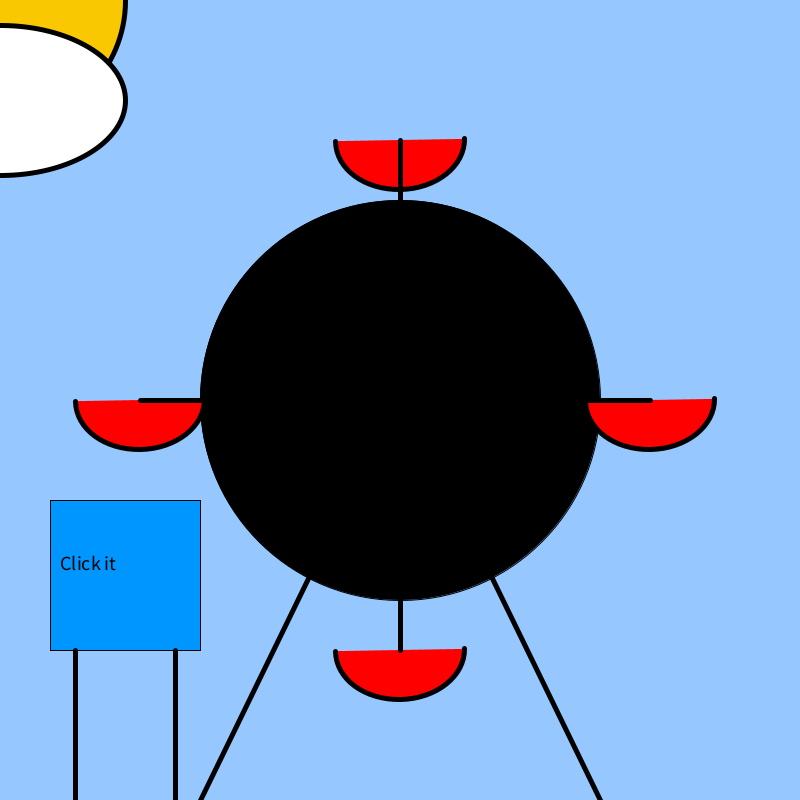
Frame 1 (no input)
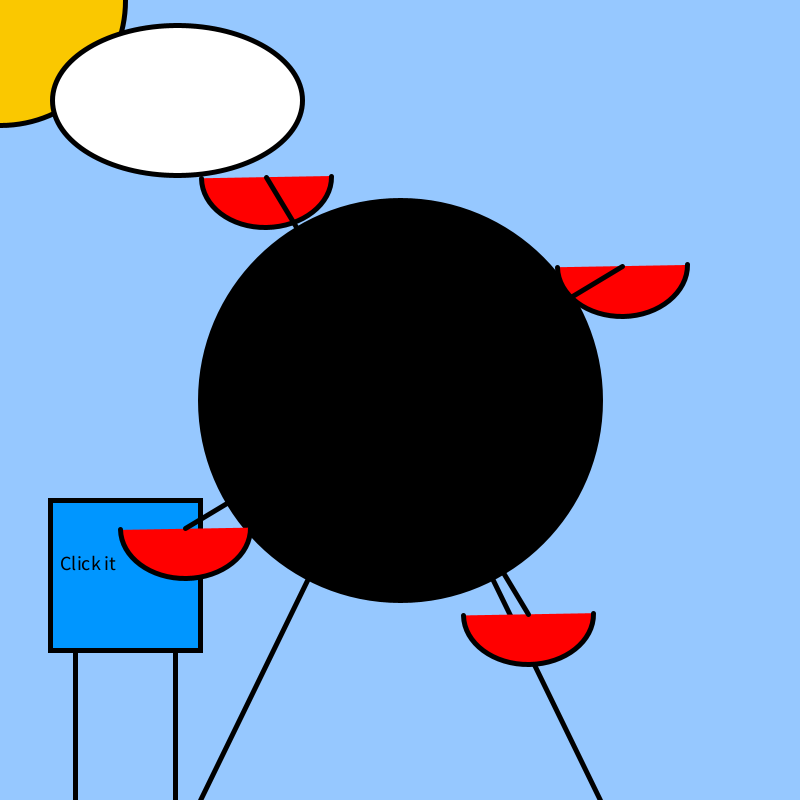
Frame 60 (the mouse pressed at the canvas centre just before this capture)
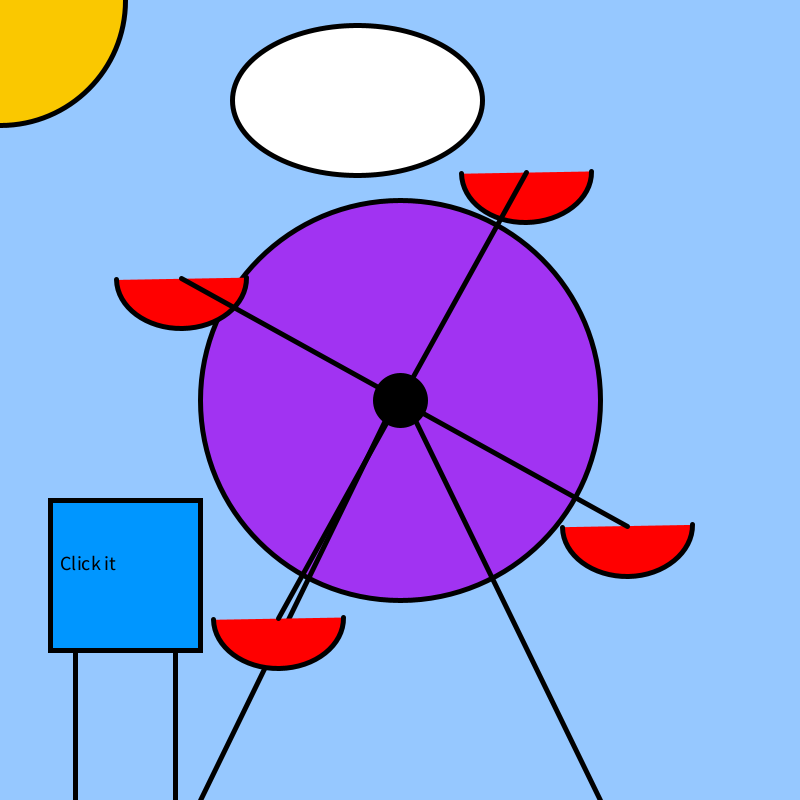
Frame 120 (the mouse held since frame 60 and released just before this capture)

The Processing sketch that drew these frames (run headless with seeded random() and noise(); from frame 60 on, the mouse is pressed at the canvas centre):

// Processing sketch: animation_semester1_project
// ── animation_semester1_project.pde
// My animation is a ferris wheel with four red carts rotating around the circle. I  
// also had added many other features to this ferris wheel animation. For example, I 
// added a moving cloud at the top.In addition,the words "or ticket" is added to "click it" 
// to complete the phrase once the cloud moves a certain amount.  I made a feature where 
// the ferris wheel changes to a different and random color.In the process of making the ferris 
// wheel animation I tried rotating the ferris wheel. However, as it rotated the
// ferris wheel carts flipped upside down. This is problematic because ferris wheel
// carts being upside down will lead to be people falling out and dying. This lead me
// to a solution of counter rotating the rotation to balance the rotation of the ferris 
//wheel cart, so it can stay upright and not go upside down. My inspiration for making this 
// project was that I went to ferris wheels every weekend when I was young (10 years old 
//and younger). I don't go to ferris wheel oftenly anymore, which made me miss them.
// This made want to make a ferris wheel, so I can reminisce about ferris wheel during
//times when I extremely miss them by refering to this animation. Lastly, I felt 
// a extreme connection to ferris wheel, while brainstorming ideas for animations
// because I miss riding ferris wheels a lot. This also made me inspire to design a 
// ferris wheel animation 

float x = 0;
float rotation = 0;
float r = 0;
float g = 0;
float b = 0;
int counter = 0;
String safety = "Click it ";
String punishment = "or ticket"; 


void setup () {
  size (800, 800);
}
void draw () {
  background(150, 200, 255); // blue color for the background 
  counter = counter + 1;
  if (counter == 300) {
    
    counter = 0;
  } else if(counter == 80) {
    r = random (250); 
    g = random (200);
    b = random (255);
  }
  
  fill (r, g, b);
  circle (400, 400, 400); // ferris wheel 


  fill (0,150,255); // color for the sign for "click it or ticket"
 rect (50,500,150,150); // sign for "click it or ticket"
 fill (0,0,0); // black color for "click it or ticket"
 textSize (20); // 20 is the size font for "click it or ticket"
text (safety,60,570); // text that states "click it or ticket" 

push ();
fill (0,0,0);
 strokeWeight (5);
 line (75,650,75,800); // base of the sign for "click it or ticket"
 line (175,650,175,800); // base of the sign for "click it or ticket"
 pop ();
 
  circle (400, 400, 50); // center of the ferris wheel serving basis support for ferris wheel carts
  fill (255,0,0); // color red - ferris wheel carts 
  strokeWeight (5);
  line(385, 420, 200, 800); // leg for the ferris wheel 
  line (415, 420, 600, 800); // leg for the ferris wheel 
  
  
  push ();
  translate (400, 400);
  rotate (radians(rotation)); //This makes the ferris wheel carts constantly rotate around circle 
  rotation = rotation + 1;
  translate (-400, -400);

  push ();
  translate (400, 650);
  rotate (radians(-rotation));
  arc (0, 0, 130, 100, radians (0), radians(180)); // ferris wheel cart 
  pop ();

  push();
  translate (140, 400);
  rotate (radians(-rotation));
  arc (0, 0, 130, 100, radians (0), radians(180)); // ferris wheel cart 
  pop ();

  push ();
  translate (650, 400);
  rotate  (radians(-rotation));
  arc (0, 0, 130, 100, radians (0), radians(180)); // ferris wheel cart 
  pop ();

  push();
  translate(400, 140);
  rotate (radians(-rotation));
  arc (0, 0, 130, 100, radians (0), radians(180)); //ferris wheel cart 
  pop ();

  line (400, 375, 400, 140); // line going upwards from inner circle
  line (375, 400, 140, 400); // line going to the left from the inner circle
  line (425, 400, 650, 400); // line going to the right from the inner circle
  line (400, 425, 400, 650); //line going downwards from inner circle
  pop ();
  // clouds
  fill (250, 200, 0); // yellow color  - for the sun
  ellipse (0, 0, 250, 250); //sun

  fill (255, 255, 255); // white color - for the cloud 
  ellipse (x, 100, 250, 150); // cloud 
  x = x + 3;
  {
    if (x > 800) {
      x = 0;
    } else if (x > 600) {
      text (punishment, 120,570);
    
      
 
      
      
   


  } 
  }
  }
